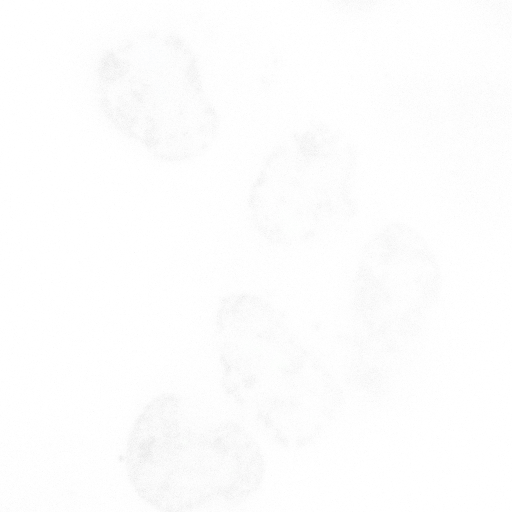
#> input picture Well07_012_z4.tif, 512 x 512 px, given in place of Well07_008_z7.tif, which was not available
$ jupyter execute --allow-errors SplitChannelsClearly.ipynb   (text cells are left out)
#> lines starting #> are read from the running program, lines starting #| are printed output that depends on the picture; pictures that were not available may be replaced by others from this repository, and a replacement may not be noted
[cell 1]
## Upload a tiff file
from google.colab import files

uploaded = files.upload()
#> the answer given: Well07_012_z4.tif

for fn in uploaded.keys():
  print('User uploaded file "{name}" with length {length} bytes'.format(
      name=fn, length=len(uploaded[fn])))

[cell 2]
import skimage.io as io
io.use_plugin('tifffile')

[cell 3]
im=io.imread('Well07_008_z7.tif')
#> im is the input picture: shape (512, 512, 4) uint16; mean R, G, B, A 553.3, 882.1, 791.1, 653

[cell 4]
import matplotlib.pyplot as plt

[cell 5]
#Try showing the 1st channel
plt.imshow(im[:,:,0], cmap='gnuplot');
plt.axis('off');
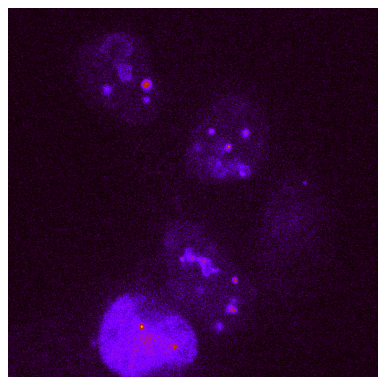
#> figure drawn by matplotlib, 1 panel

[cell 6]
## Count channels?
channels = im.shape[-1]
#> channels = 4
channels
#> Out = 4

[cell 7]
## show each channel
for channel in range(channels):
  plt.imshow(im[:,:,channel], cmap='gnuplot');
  plt.axis('off');
  plt.show();
#> this loop made 4 passes
#> pass 2, `plt.show();`:
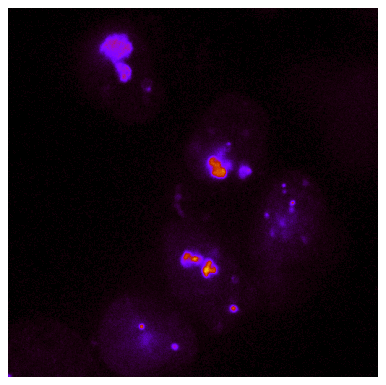
#> figure drawn by matplotlib, 1 panel

[cell 8]
fig, axes = plt.subplots(1,4)

for channel in range(channels):
  axes[channel].imshow(im[:,:,channel], cmap='gnuplot');
  axes[channel].axis('off');
  axes[channel].set_title('Channel '+str(channel));
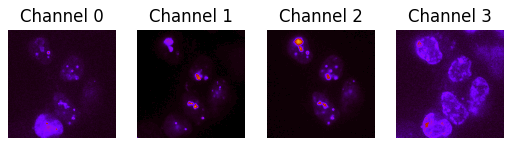
#> figure drawn by matplotlib, 4 panels

[cell 9]
# channel_names = ['Halo-FBL1', 'mCherry-NPM1', 'eGFP-KDM5A_variant', 'DAPI']
channel_colours = ['red', 'magenta', 'green', 'cyan']
channel_cmaps = ['Reds_r', 'Oranges_r', 'Greens_r', 'Blues_r']

[cell 10]
fig, axes = plt.subplots(1,4, figsize=(16,8))

#> (the rest of this cell did not finish here and is left out)

[cell 11]
from matplotlib.colors import LinearSegmentedColormap

[cell 12]
fig, axes = plt.subplots(1,4, figsize=(16,8))

#> (the rest of this cell did not finish here and is left out)

[cell 13]
#Upload file and it's metadata.txt file
from google.colab import files

uploaded = files.upload()
#> the answer given: Well07_012_z4.tif

for fn in uploaded.keys():
  print('User uploaded file "{name}" with length {length} bytes'.format(
      name=fn, length=len(uploaded[fn])))

[cell 14]
uploaded.keys()

[cell 15]
tuple(uploaded.keys())

[cell 16]
for key in uploaded.keys():
  if 'metadata.txt' in key:
    print(key)

[cell 17]
import json

[cell 18]
#Get the metadata. MicroManager metadata is a JSON file.
file = key

#> (the rest of this cell did not finish here and is left out)

#> (a cell that did not finish here is left out)

[cell 20]
hex_codes = list()
#> (the rest of this cell did not finish here and is left out)

[cell 21]
def loadYosemite(tif_filename, metadata_filename):

  #Read metadata
  with open(metadata_filename, 'r') as f:
     meta = json.loads(f.read()) #meta is a JsonDict

  #Read image
  im=io.imread(tif_filename)

  return im, meta

#> (a cell that did not finish here is left out)

[cell 23]
nrows = 1
cols  = channels
#> cols = 4

## Count channels?
#> (the rest of this cell did not finish here and is left out)
